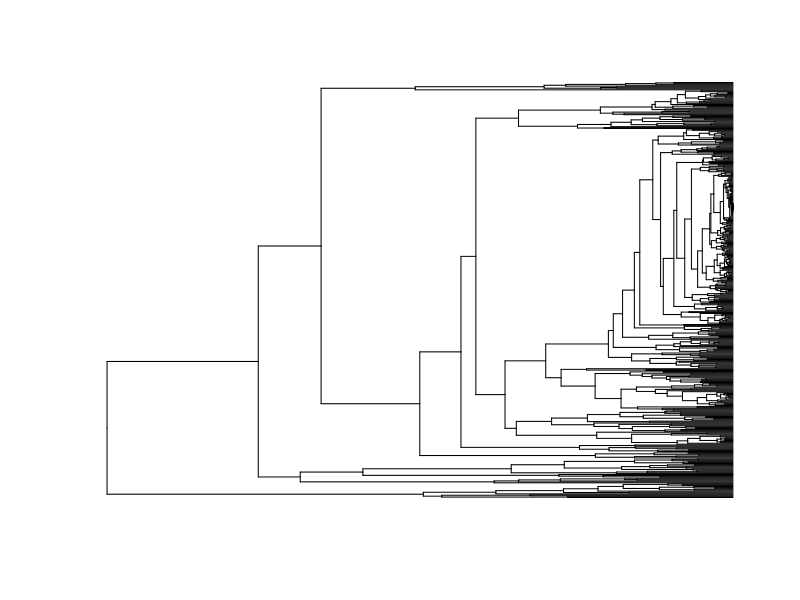
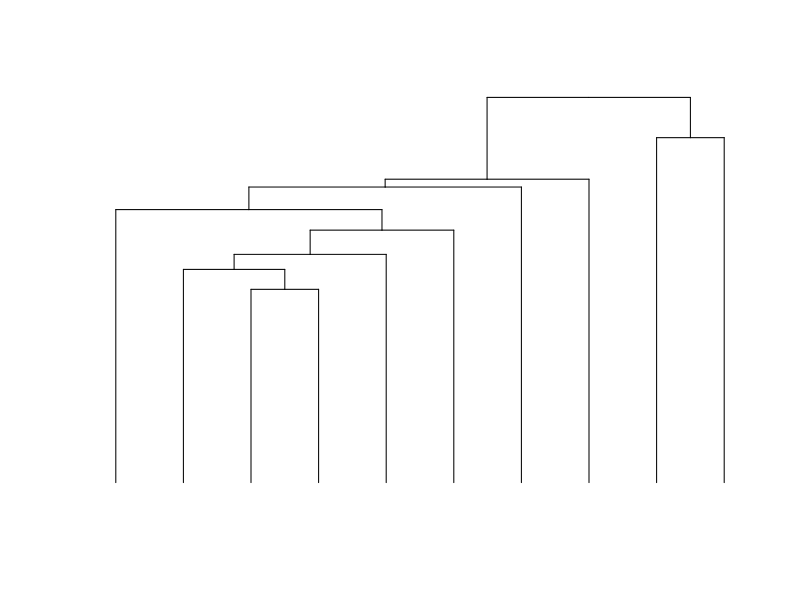
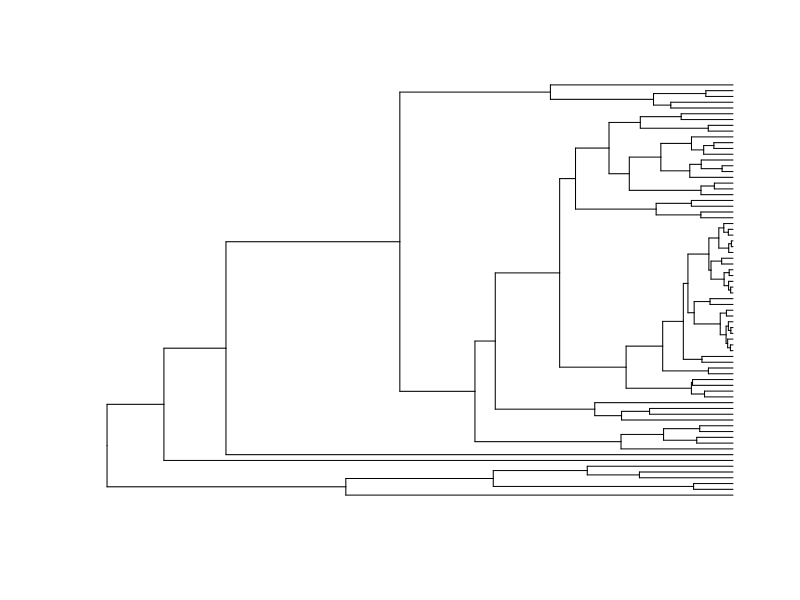
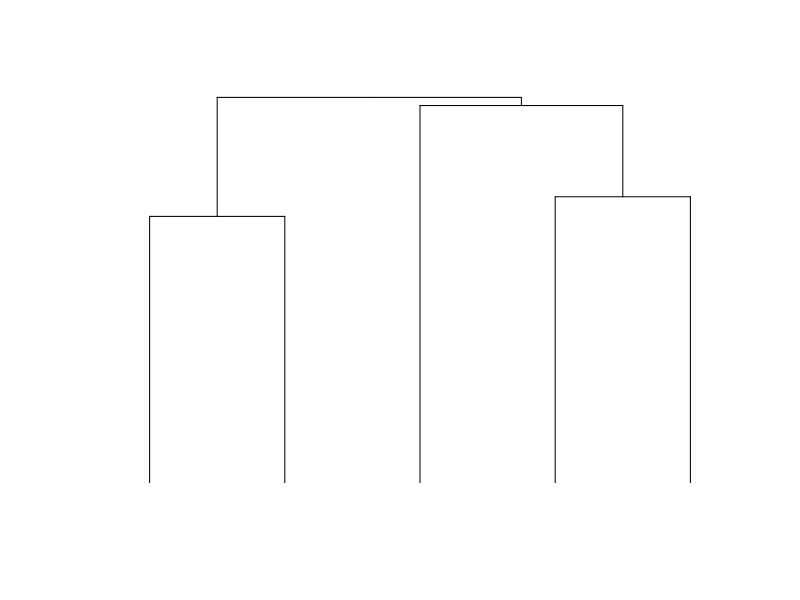

The R script that drew these images, in order:
##############################################Info#########################################
############# Title:          Classifiers Analysis
############# Description:    This Script Generates Heatmaps and Similarity plots 
#############                 Which are Presented in the Manuscript 
############# Author:         Arezo Torang
############# Date:           1-Apr-2019
###########################################################################################-



rm(list = ls())

####Importing Data-----------------------------------------------------------



Coef <- read.table("Coef.txt", sep = "\t", quote = "")

Coef_Th <- read.table("Coef_Th.txt", sep = "\t", quote = "")

Selected_Genes <- read.table("Selected_Genes.txt", sep = "\t", quote = "")

Selected_Genes_Th <- read.table("Selected_Genes_Th.txt", sep = "\t", quote = "")



####Immune Cell Classifier---------------------------

####Heatmaps of Classifier Coefficients and Expression matrix:
##Here we creat a heatmap for coefficients of the immune cell classifier
##and one for expression matrix of corresponding selected genes

##Coefficient's Dendrograms Generation



Rowv <- rowMeans(as.matrix(Coef[-1,]), na.rm = TRUE)
distr <- dist(as.matrix(Coef[-1,]))
hcr <- hclust(distr)
ddr <- as.dendrogram(hcr)
ddr <- reorder(ddr, Rowv)
rowInd <- order.dendrogram(ddr)
plot(ddr, horiz = TRUE, axes = FALSE, 
     yaxs = "i", leaflab = "none")



Colv <- colMeans(as.matrix(Coef[-1,]), na.rm = TRUE)
distc <- dist(as.matrix(t(Coef[-1,])))
hcc <- hclust(distc)
ddc <- as.dendrogram(hcc)
ddc <- reorder(ddc, Colv)
colInd <- order.dendrogram(ddc)
plot(ddc, axes = FALSE, xaxs = "i",leaflab = "none")




##Expression matrix's preparation



Main<-Selected_Genes[,-c(1,2)]
Main<-Main[ , order(colnames(Main))]
Selected_Genes<-data.frame(Selected_Genes[,1:2],Main)
a<-Selected_Genes
a<-log2(a[,-c(1,2)]+1)
a[is.na(a)]<--1
row.names(a)<-Selected_Genes[,2]
a<-a[,c(46:53,54:57,1:14,83:93,94:108,
        58:61,78:82,15:29,30:45,62:77)] #Baced on Coef Dendrogram



##Creating Heatmap pdf for immune cell classifier



pdf("Heatmap.pdf", width = 17, height = 11)
nf <- layout(matrix(c(1,4,7,10,2,5,8,11,3,6,9,12),3,4,byrow = TRUE),
             widths = c(2,7,2,7),heights = c(.5,.3,10), respect = TRUE)



##Coeficient Heatmap----

#Color Key
par(mar = c(.5, 2, .5, 1))
image(as.matrix(seq(-.01, .01, length.out = 21)), axes = FALSE,
      col=colorRampPalette(c("blue","white", "red"))(n = 20))

mtext(c("-0.01","0","0.01+"), side = 3, 
      las = 1, line = 0.5, cex = 1,
      at = c(0.02, .525, .98))

par(mar = c(.5, 0.5, 0, 1))
image(as.matrix(x=1:2),col="white", axes = FALSE)

#Dendrogram
par(mar = c(.5, 0.5, 0, 1))
plot(ddr, horiz = TRUE, axes = FALSE,
     yaxs = "i", leaflab = "none")

mtext("Coefficients", side = 3, las = 1,
      line = .2, cex = 1.5,at =.25)

par(mar = c(.5, 0.5, .5, 3.5))
plot(ddc, axes = FALSE, xaxs = "i",leaflab = "none")

#Heatmap Body
par(mar = c(.5, 0.5, 0, 3.5))
Color=c("deeppink","yellow","green","orange",
        "deepskyblue","Gold","gray","violet",
        "cyan","lightpink1")

image(as.matrix(x=1:10),col=Color, axes = FALSE)

par(mar = c(.5, 0.5, 0, 3.5))
image(as.matrix(t(Coef[rowInd+1,colInd])), 
      breaks= c(-1,seq(-.01, .01, length.out = 19),1),
      col=colorRampPalette(c("blue","white", "red"))(n = 20), axes = FALSE)

ylab <- rownames(Coef)[-1]
xlab <- colnames(Coef)[colInd]
xlab[7]<-expression(paste("M", phi))

mtext("Genes", side = 4, adj= 1, line = 1.5, cex = 2, at = .5)
mtext(xlab, side = 3, las = 1, line = 0.5, cex = 1.2,
      at = seq(0, 1, 1/(length(xlab)-1)))




##Expression Heatmap------

#Color Key
par(mar = c(.5, 2, .5, 1))
image(as.matrix(seq(-.01, .01, length.out = 12)), axes = FALSE,
      col=c("lightblue",colorRampPalette(c("white","red"))(n = 11)))

mtext(c("NA","0","6+"), side = 3, 
      las = 1, line = 0.5, cex = 1,
      at = c(-.07, .09, .98))

par(mar = c(.5, 0.5, 0, 1))
image(as.matrix(x=1:2),col="white", axes = FALSE)

#Dendrograms Space
par(mar = c(0.5, 0.5, 0, 1))
image(as.matrix(1:10), axes = FALSE, col="white")

mtext("log2(Expression)", side = 3, 
      las = 1, line = 0.2, cex = 1.5,at = .5)

par(mar = c(0.5, 0.5, .5, 3.5))
image(as.matrix(1:10), axes = FALSE, col="white")

#Heatmap Body
par(mar = c(.5, 0.5, 0, 3.5))
Color=c("deeppink","yellow","green","orange",
        "deepskyblue","Gold","gray","violet",
        "cyan","lightpink1")

library(matlab)

x=c(ones(8, ncol = 1),2*ones(4, ncol = 1), 3*ones(14,ncol = 1),
    4*ones(11,ncol = 1),5*ones(15,ncol = 1),6*ones(4,ncol = 1),
    7*ones(5,ncol = 1),8*ones(15,ncol = 1),9*ones(16,ncol = 1),
    10*ones(16,ncol = 1))

image(as.matrix(x),col=Color, axes = FALSE,
      oldstyle=TRUE, useRaster=TRUE)

#Same order
par(mar = c(.5, 0.5, 0, 3.5))
image(as.matrix(t(a[rowInd,])), breaks= c(seq(-7, 6, length.out = 21),100),
      col=colorRampPalette(c("blue","white", "red"))(n = 21), axes = FALSE)

mtext("Genes", side = 4, adj = 1, 
      line = 1.5, cex = 2, at = .5)

mtext(xlab, side = 3, las = 1, line = 0.5, cex = 1.2, 
      at = c(4/length(x),10/length(x),19/length(x),
             32/length(x),44/length(x),54/length(x),
             58.5/length(x),69/length(x),84/length(x),
             100/length(x)))

dev.off() #End of Heatmaps



##Similarity Matrix for Selected Genes in Immune Cells-------------



Main<-Selected_Genes[,-c(1,2)]
Main<-Main[ , order(colnames(Main))]
Selected_Genes<-data.frame(Selected_Genes[,1:2],Main)
a<-Selected_Genes
a<-log2(a[,-c(1,2)]+1)
a[is.na(a)]<--1
colnames(a)<-colnames(Selected_Genes)[3:ncol(Selected_Genes)]
dist1=dist(t(a))


##Similarity Matrix pdf

pdf("Similarity.pdf", width = 8, height = 8.5)
nf <- layout(matrix(c(1,6,2,3,4,5),3,2,byrow = FALSE), 
             widths = c(6,.5), heights = c(.5,6,.5),
             respect = TRUE)

x=c(ones(14,ncol = 1),2*ones(15,ncol = 1),
    3*ones(16,ncol = 1),4*ones(8,ncol = 1),
    5*ones(4,ncol = 1),6*ones(4,ncol = 1),
    7*ones(16,ncol = 1),8*ones(5,ncol = 1),
    9*ones(11,ncol = 1),10*ones(15,ncol = 1))

xlab <- c("BCell","CD4","CD8","DC","M1","M2","Mono",
          expression(paste("M", phi)),"Neu","NK")

Center=rep(0,10)
for(i in 1:10){
  Center[i]=sum(as.vector(table(x)[1:i-1]))+
    as.vector(table(x)[i]/2)
}


par(mar = c(.5, .5, 2, .5))
colramp=colorRampPalette(c(2,"white",3))(21)

image(as.matrix(seq(-.01, .01, length.out = 22)), 
      axes = FALSE, col=colramp)

mtext(c("Low","High"), side = 3, las = 1, line = 0.5,
      cex = 1, at = c(0.02, .98))

par(mar = c(.5, .5, .5, .5))
Color=c("green","violet","cyan", "deeppink",
        "yellow","Gold","lightpink1","gray",
        "orange","deepskyblue")

image(as.matrix(x),col=Color, axes = FALSE,
      oldstyle=TRUE, useRaster=TRUE)

par(mar = c(0, 0, 0, .5))
image(as.matrix(x=1:2),col="white", axes = FALSE)

par(mar = c(0, 0, 0, .5))
Color=c("green","violet","cyan", "deeppink",
        "yellow","Gold","lightpink1","gray",
        "orange","deepskyblue")

image(as.matrix(t(x)),col=Color, axes = FALSE,
      oldstyle=TRUE, useRaster=TRUE)

par(mar = c(.5, .5, .5, .5))
image(as.matrix(x=1:2),col="white", axes = FALSE)

par(mar = c(0, 0.5, 0, .5))
colramp=colorRampPalette(c(3,"white",2))(21)

image(as.matrix(dist1),col=colramp, axes = FALSE)

mtext(xlab, side = 1, las = 1, line = 2.1, 
      cex = 1.1, at = Center/length(x))

mtext(xlab, side = 4, las = 1, line = 1.2, 
      cex = 1.2, at = Center/length(x))


dev.off() #End of Plot





####T Helper Cell Classifier---------------------------

####Heatmaps of Classifier Coefficients and Expression matrix:
##Here we creat a heatmap for coefficients of the T helper classifier
##and one for expression matrix of corresponding selected genes

##Coefficient's Dendrograms Generation



Rowv <- rowMeans(as.matrix(Coef_Th[-1,]), na.rm = TRUE)
distr <- dist(as.matrix(Coef_Th[-1,]))
hcr <- hclust(distr)
ddr <- as.dendrogram(hcr)
ddr <- reorder(ddr, Rowv)
rowInd <- order.dendrogram(ddr)
plot(ddr, horiz = TRUE, axes = FALSE, 
     yaxs = "i", leaflab = "none")

Colv <- colMeans(as.matrix(Coef_Th[-1,]), na.rm = TRUE)
distc <- dist(as.matrix(t(Coef_Th[-1,])))
hcc <- hclust(distc)
ddc <- as.dendrogram(hcc)
ddc <- reorder(ddc, Colv)
colInd <- order.dendrogram(ddc)
plot(ddc, axes = FALSE, xaxs = "i",
     leaflab = "none")



##Expression matrix's preparation


Main<-Selected_Genes_Th[,-c(1,2)]
Main<-Main[ , order(colnames(Main))]
Selected_Genes_Th<-data.frame(Selected_Genes_Th[,1:2],Main)
a<-Selected_Genes_Th
a<-log2(a[,-c(1,2)]+1)
a[is.na(a)]<--1
row.names(a)<-Selected_Genes_Th[,2]
a<-a[,c(19:23,10:18,27:31,1:9,24:26)] #Baced of Coef Dendrogram



##Creating Heatmap pdf for T Helper cell classifier



pdf("Heatmap_Th.pdf", width = 17, height = 6)
nf <- layout(matrix(c(1,4,7,10,2,5,8,11,3,6,9,12),3,4,byrow = TRUE),
             widths = c(2,7,2,7),heights = c(.5,.3,5), respect = TRUE)

##Coeficient Heatmaps--------------

#Color Key
par(mar = c(.5, 2, .5, 1))
image(as.matrix(seq(-.05, .05, length.out = 21)), axes = FALSE,
      col=colorRampPalette(c("blue","white", "red"))(n = 20))

mtext(c("-0.05","0","0.05+"), side = 3, 
      las = 1, line = 0.5, cex = 1,
      at = c(0.02, .525, .98))

par(mar = c(.5, 0.5, 0, 1))
image(as.matrix(x=1:2),col="white", axes = FALSE)

#Dendrogram
par(mar = c(.5, 0.5, 0, 1))
plot(ddr, horiz = TRUE, axes = FALSE, 
     yaxs = "i", leaflab = "none")

mtext("Coefficients", side = 3, las = 1,
      line = .2, cex = 1.5,at =.2)

par(mar = c(.5, 0.5, .5, 3.5))
plot(ddc, axes = FALSE, xaxs = "i",leaflab = "none")

#Heatmap Body
par(mar = c(.5, 0.5, 0, 3.5))
Color=c("deeppink","yellow","green","violet","cyan")

image(as.matrix(x=1:5),col=Color, axes = FALSE)

par(mar = c(.5, 0.5, 0, 3.5))
image(as.matrix(t(Coef_Th[rowInd+1,colInd])), 
      breaks= c(-1,seq(-.05, .05, length.out = 19),1),
      col=colorRampPalette(c("blue","white", "red"))(n = 20),
      axes = FALSE)

ylab <- rownames(Coef_Th)[-1]
xlab <- colnames(Coef_Th)[colInd]

mtext("Genes", side = 4, adj = 1, 
      line = 1.5, cex = 2, at = .55)

mtext(xlab, side = 3, las = 1, line = 0.5, cex = 1.2,
      at = seq(0, 1, 1/(length(xlab)-1)))


##Expression Heatmap--------------

#Color Key
par(mar = c(.5, 2, .5, 1))
image(as.matrix(seq(-.01, .01, length.out = 12)), axes = FALSE,
      col=c("lightblue",colorRampPalette(c("white","red"))(n = 11)))

mtext(c("NA","0","6+"), side = 3, las = 1, line = 0.5,
      cex = 1, at = c(-.07, .09, .98))

par(mar = c(.5, 0.5, 0, 1))
image(as.matrix(x=1:2),col="white", axes = FALSE)

#Dendrograms Space
par(mar = c(0.5, 0.5, 0, 1))
image(as.matrix(1:10), axes = FALSE, col="white")

mtext("log2(Expression)", side = 3, las = 1,
      line = 0.2, cex = 1.5,at = .5)

par(mar = c(0.5, 0.5, .5, 3.5))
image(as.matrix(1:10), axes = FALSE, col="white")

#Heatmap Body
par(mar = c(.5, 0.5, 0, 3.5))
Color=c("deeppink","yellow","green",
        "violet","cyan")

x=c( ones(5,ncol = 1), 2*ones(9,ncol = 1),
    3*ones(5,ncol = 1),4*ones(9,ncol = 1),
    5*ones(3,ncol = 1))

image(as.matrix(x),col=Color, axes = FALSE,
      oldstyle=TRUE, useRaster=TRUE)

par(mar = c(.5, 0.5, 0, 3.5))
image(as.matrix(t(a[rowInd,])), 
      breaks= c(seq(-7, 6, length.out = 21),100),
      col=colorRampPalette(c("blue","white", "red"))(n = 21), 
      axes = FALSE)

mtext("Genes", side = 4, adj = 1, line = 1.5,
      cex = 2, at = .55)

mtext(xlab, side = 3, las = 1, line = 0.5, cex = 1.2, 
      at = c(2/length(x),9.5/length(x),16.5/length(x),
             23.5/length(x),30/length(x)))

dev.off() #End of Heatmap



##Similarity Heatmaps for Selected Genes in T Helper Cells-----------



Main<-Selected_Genes_Th[,-c(1,2)]
Main<-Main[ , order(colnames(Main))]
Selected_Genes_Th<-data.frame(Selected_Genes_Th[,1:2],Main)
b<-Selected_Genes_Th
b<-log2(b[,-c(1,2)]+1)
b[is.na(b)]<--1
dist2=dist(t(b))


##Similarity Matrix pdf

pdf("Similarity_Th.pdf", width = 8, height = 8.5)
nf <- layout(matrix(c(1,6,2,3,4,5),3,2,byrow = FALSE),
             widths = c(6,.5),heights = c(.5,6,.5),
             respect = TRUE)

x=c(ones(9,ncol = 1),2*ones(9,ncol = 1),
    3*ones(5,ncol = 1),4*ones(3,ncol = 1),
    5*ones(5,ncol = 1))

xlab <- c("Treg","Th0","Th1","Th17","Th2")

Center=rep(0,5)
for(i in 1:5){
  Center[i]=sum(as.vector(table(x)[1:i-1]))+
    as.vector(table(x)[i]/2)
}

par(mar = c(.5, .5, 2, .5))
colramp=colorRampPalette(c(2,"white",3))(21)

image(as.matrix(seq(-.01, .01, length.out = 22)), 
      axes = FALSE, col=colramp)

mtext( c("Low", "High"), side = 3, las = 1, 
      line = 0.5, cex = 1,at = c(0.02, .98))

par(mar = c(.5, .5, .5, .5))
Color=c("violet","yellow","deeppink",
        "cyan","green")

image(as.matrix(x),col=Color, axes = FALSE,
      oldstyle=TRUE, useRaster=TRUE)

par(mar = c(0, 0, 0, .5))
image(as.matrix(x=1:2),col="white", axes = FALSE)

par(mar = c(0, 0, 0, .5))
image(as.matrix(t(x)),col=Color, axes = FALSE,
      oldstyle=TRUE, useRaster=TRUE)

par(mar = c(.5, .5, .5, .5))
image(as.matrix(x=1:2),col="white", axes = FALSE)

par(mar = c(0, 0.5, 0, .5))
colramp=colorRampPalette(c(3,"white",2))(21)

image(as.matrix(dist2),col=colramp, axes = FALSE)

mtext(xlab, side = 1, las = 1, line = 2.1, 
      cex = 1.1, at = Center/length(x))

mtext(xlab, side = 4, las = 1, line = 1.2, 
      cex = 1.2, at = Center/length(x))


dev.off() #End of plot
